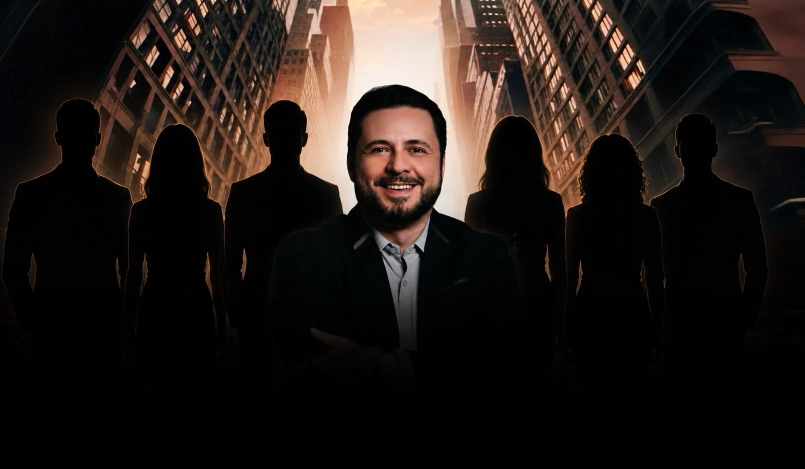
#> input picture img/daniel-equipe.webp, 1609 x 938 px, found by its file name (shown at 1/2 size)
$ python foto-para-quem-comp.py
#> lines starting #> are read from the running program, lines starting #| are printed output that depends on the picture; after the words box and inside, x2 and y2 are one past the last pixel; in counts of white or black regions, pixels touching at a corner belong together
import cv2, numpy as np, sys
from PIL import Image, ImageFilter, ImageEnhance
bg=cv2.imread('/home/claude/site-daniel-donato/img/daniel-equipe.webp')
#> bg is the input picture: shape (938, 1609, 3); mean B, G, R 22.6, 26.3, 33.7
H,W=bg.shape[:2]
#> H = 938; W = 1609
m=np.zeros((H,W),np.uint8)
cv2.ellipse(m,(794,300),(115,150),0,0,360,255,-1)
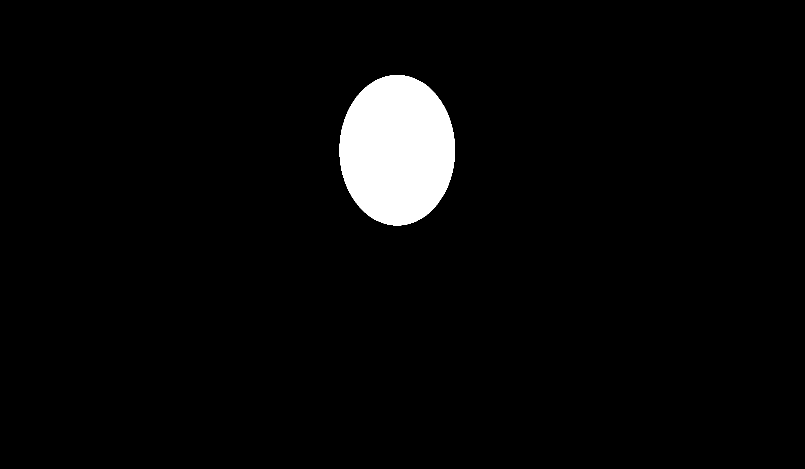
#> m: shape (938, 1609) (shown at 1/2 size); 3.6% white; 1 white region, box (x1, y1, x2, y2) and area: (679, 150, 910, 451) 54529
pts=np.array([[700,400],[890,400],[1050,470],[1060,H],[530,H],[540,470]],np.int32)
cv2.fillPoly(m,[pts],255)
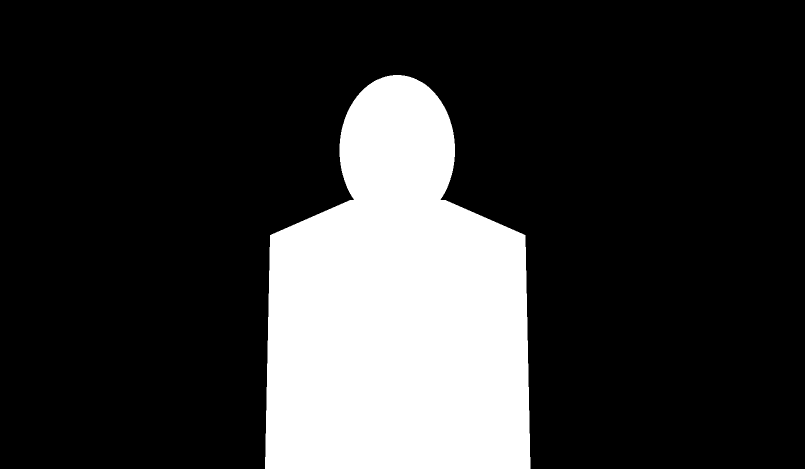
#> m: shape (938, 1609) (shown at 1/2 size); 21% white; 1 white region, box (x1, y1, x2, y2) and area: (530, 150, 1061, 938) 316753
m=cv2.dilate(m,np.ones((15,15),np.uint8))
clean=cv2.inpaint(bg,m,25,cv2.INPAINT_TELEA)
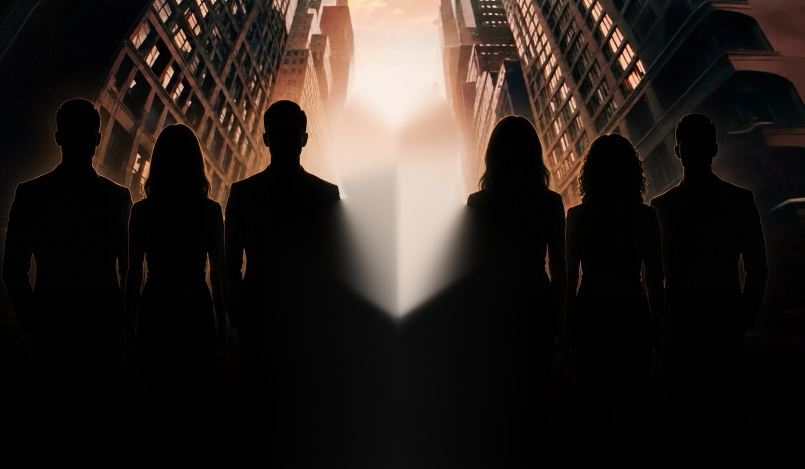
#> clean: shape (938, 1609, 3) (shown at 1/2 size); mean B, G, R 29.8, 34, 41.6
cv2.imwrite('clean.png',clean)
bgp=Image.fromarray(cv2.cvtColor(clean,cv2.COLOR_BGR2RGB)).convert('RGBA')
#> (the run stopped early here; a loop or call above may not have finished)
